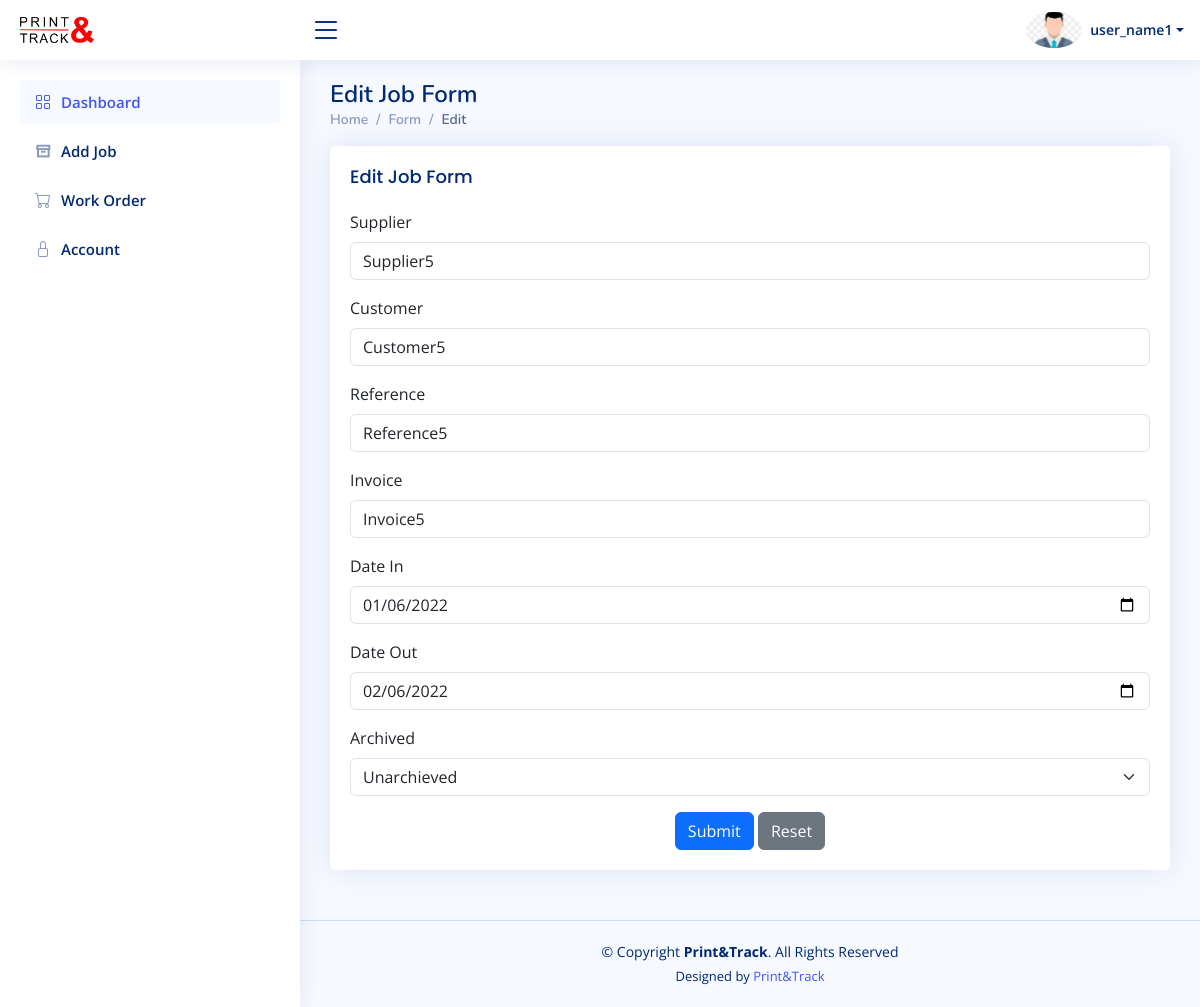
Screenshot of /user/jobedit.php?id=209 (signed in) with the database file from the repository.
### tables this page shows
CREATE TABLE `jobs` (
  `job_id` int(11) NOT NULL,
  `user_id` int(11) NOT NULL,
  `supplier` varchar(255) DEFAULT NULL,
  `customer` varchar(255) DEFAULT NULL,
  `reference` varchar(255) DEFAULT NULL,
  `invoice` varchar(255) DEFAULT NULL,
  `date_in` date DEFAULT NULL,
  `date_out` date DEFAULT NULL,
  `archived` tinyint(1) DEFAULT 0
);

### user/jobedit.php (the view, shortened to what this page needs)
<!DOCTYPE html>
<html lang="en">
<head>
  <link href="../assets/vendor/bootstrap/css/bootstrap.min.css" rel="stylesheet">
  <link href="../assets/vendor/bootstrap-icons/bootstrap-icons.css" rel="stylesheet">
  <link href="../assets/vendor/boxicons/css/boxicons.min.css" rel="stylesheet">
  <link href="../assets/vendor/quill/quill.snow.css" rel="stylesheet">
  <link href="../assets/vendor/quill/quill.bubble.css" rel="stylesheet">
  <link href="../assets/vendor/remixicon/remixicon.css" rel="stylesheet">
  <link href="../assets/vendor/simple-datatables/style.css" rel="stylesheet">
  <link href="../assets/css/style.css" rel="stylesheet">
</head>
<body>
  <?php include('header.php') ?>
  <?php include('sidebar.php') ?>
  <main id="main" class="main">
    <div class="pagetitle">
      <h1>Edit Job Form</h1>
      <nav>
        <ol class="breadcrumb">
          <li class="breadcrumb-item"><a href="dashboard.php">Home</a></li>
          <li class="breadcrumb-item">Form</li>
          <li class="breadcrumb-item active">Edit</li>
        </ol>
      </nav>
    </div>
    <section class="section">
      <div class="row">
        <div class="col-lg-12">
          <div class="card">
            <div class="card-body">
              <h5 class="card-title">Edit Job Form</h5>
              <?php
                if ($_SERVER["REQUEST_METHOD"] == "GET" && isset($_GET["id"])) {
                    include '../includes/db.php';
                    $id = $_GET["id"];
                    $sql = "SELECT * FROM Jobs WHERE job_id=$id";
                    $result = $conn->query($sql);
                    $row = $result->fetch_assoc();
                }
              ?>
              <form class="row g-3" action="actions/job_edit_action.php" method="POST">
                <div class="col-12">
                  <label for="inputNanme4" class="form-label">Supplier</label>
                  <input type="text" class="form-control" name="supplier" value="<?php echo isset($row) ? $row['supplier'] : ''; ?>">
                </div>
                <div class="col-12">
                  <label for="inputEmail4" class="form-label">Customer</label>
                  <input type="text" class="form-control" name="customer" value="<?php echo isset($row) ? $row['customer'] : ''; ?>">
                </div>
                <div class="col-12">
                  <label for="inputPassword4" class="form-label">Reference</label>
                  <input type="text" class="form-control" name="reference" value="<?php echo isset($row) ? $row['reference'] : ''; ?>">
                </div>
                <div class="col-12">
                  <label for="inputPassword4" class="form-label">Invoice</label>
                  <input type="text" class="form-control" name="invoice" value="<?php echo isset($row) ? $row['invoice'] : ''; ?>">
                </div>
                <div class="col-12">
                  <label for="inputPassword4" class="form-label">Date In</label>
                  <input type="date" class="form-control" name="dateIn" value="<?php echo isset($row) ? $row['date_in'] : ''; ?>">
                </div>
                <div class="col-12">
                  <label for="inputPassword4" class="form-label">Date Out</label>
                  <input type="date" class="form-control" name="dateOut" value="<?php echo isset($row) ? $row['date_out'] : ''; ?>">
                </div>
                <div class="col-12">
                  <label for="inputAddress" class="form-label">Archived</label>
                  <select class="form-select" name="archived" aria-label="Floating label select example">
                        <option value="1" <?php if (isset($row) && $row['archived'] == 1) { echo 'selected'; } ?>>Unarchieved</option>
                      </select>
                </div>
                <div class="text-center">
                  <button type="submit" class="btn btn-primary" name="update">Submit</button>
                  <button type="reset" class="btn btn-secondary">Reset</button>
                </div>
              </form>
            </div>
          </div>
        </div>
      </div>
    </section>
  </main>
  <?php include('footer.php') ?>
</body>
</html>

### assets/css/style.css (style rules this page uses)
:root { scroll-behavior: smooth; }
body { font-family: "Open Sans", sans-serif; background: #f6f9ff; color: #444444; }
a { color: #4154f1; text-decoration: none; }
h1, h2, h3, h4, h5, h6 { font-family: "Nunito", sans-serif; }
#main { margin-top: 60px; padding: 20px 30px; transition: all 0.3s; }
.pagetitle { margin-bottom: 10px; }
.pagetitle h1 { font-size: 24px; margin-bottom: 0; font-weight: 600; color: #012970; }
.card { margin-bottom: 30px; border: none; border-radius: 5px; box-shadow: 0px 0 30px rgba(1, 41, 112, 0.1); }
.card-title { padding: 20px 0 15px 0; font-size: 18px; font-weight: 500; color: #012970; font-family: "Poppins", sans-serif; }
.card-body { padding: 0 20px 20px 20px; }
.breadcrumb { font-size: 14px; font-family: "Nunito", sans-serif; color: #899bbd; font-weight: 600; }
.breadcrumb a { color: #899bbd; transition: 0.3s; }
.breadcrumb .breadcrumb-item::before { color: #899bbd; }
.breadcrumb .active { color: #51678f; font-weight: 600; }
@media (min-width: 1200px) { #main, #footer { margin-left: 300px; } }

### rows the page displays
jobs: supplier "Supplier5", customer "Customer5", reference "Reference5", invoice "Invoice5", dateIn "01/06/2022", dateOut "02/06/2022", archived "Unarchieved"

### other values shown
$_SESSION['username'] "user_name1"
